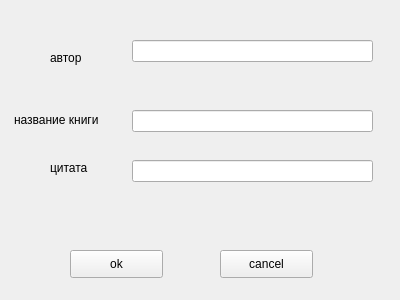
<?xml version="1.0" encoding="UTF-8"?>
<ui version="4.0">
 <class>Form</class>
 <widget class="QWidget" name="Form">
  <property name="geometry">
   <rect>
    <x>0</x>
    <y>0</y>
    <width>400</width>
    <height>300</height>
   </rect>
  </property>
  <property name="windowTitle">
   <string>Form</string>
  </property>
  <widget class="QLabel" name="label">
   <property name="geometry">
    <rect>
     <x>50</x>
     <y>50</y>
     <width>55</width>
     <height>16</height>
    </rect>
   </property>
   <property name="text">
    <string>автор</string>
   </property>
  </widget>
  <widget class="QLabel" name="label_2">
   <property name="geometry">
    <rect>
     <x>14</x>
     <y>110</y>
     <width>91</width>
     <height>20</height>
    </rect>
   </property>
   <property name="text">
    <string>название книги</string>
   </property>
  </widget>
  <widget class="QLabel" name="label_3">
   <property name="geometry">
    <rect>
     <x>50</x>
     <y>160</y>
     <width>55</width>
     <height>16</height>
    </rect>
   </property>
   <property name="text">
    <string>цитата</string>
   </property>
  </widget>
  <widget class="QLineEdit" name="author">
   <property name="geometry">
    <rect>
     <x>132</x>
     <y>40</y>
     <width>241</width>
     <height>22</height>
    </rect>
   </property>
  </widget>
  <widget class="QLineEdit" name="book_name">
   <property name="geometry">
    <rect>
     <x>132</x>
     <y>110</y>
     <width>241</width>
     <height>22</height>
    </rect>
   </property>
  </widget>
  <widget class="QLineEdit" name="bookmarks">
   <property name="geometry">
    <rect>
     <x>132</x>
     <y>160</y>
     <width>241</width>
     <height>22</height>
    </rect>
   </property>
  </widget>
  <widget class="QPushButton" name="ok_pressed">
   <property name="geometry">
    <rect>
     <x>70</x>
     <y>250</y>
     <width>93</width>
     <height>28</height>
    </rect>
   </property>
   <property name="text">
    <string>ok</string>
   </property>
  </widget>
  <widget class="QPushButton" name="cancel_pressed">
   <property name="geometry">
    <rect>
     <x>220</x>
     <y>250</y>
     <width>93</width>
     <height>28</height>
    </rect>
   </property>
   <property name="text">
    <string>cancel</string>
   </property>
  </widget>
 </widget>
 <resources/>
 <connections/>
</ui>
